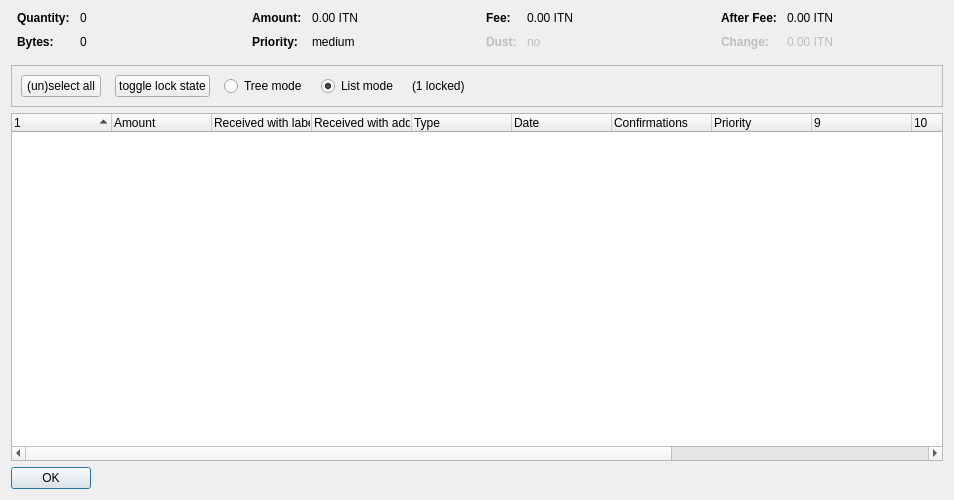
<?xml version="1.0" encoding="UTF-8"?>
<ui version="4.0">
 <class>CoinControlDialog</class>
 <widget class="QDialog" name="CoinControlDialog">
  <property name="geometry">
   <rect>
    <x>0</x>
    <y>0</y>
    <width>954</width>
    <height>500</height>
   </rect>
  </property>
  <property name="windowTitle">
   <string>Coin Selection</string>
  </property>
  <layout class="QVBoxLayout" name="verticalLayout">
   <item>
    <layout class="QHBoxLayout" name="horizontalLayoutTop" stretch="0,0,0,0">
     <property name="topMargin">
      <number>0</number>
     </property>
     <property name="bottomMargin">
      <number>10</number>
     </property>
     <item>
      <layout class="QFormLayout" name="formLayoutCoinControl1">
       <property name="horizontalSpacing">
        <number>10</number>
       </property>
       <property name="verticalSpacing">
        <number>10</number>
       </property>
       <property name="leftMargin">
        <number>6</number>
       </property>
       <property name="rightMargin">
        <number>6</number>
       </property>
       <item row="0" column="0">
        <widget class="QLabel" name="labelCoinControlQuantityText">
         <property name="font">
          <font>
           <weight>75</weight>
           <bold>true</bold>
          </font>
         </property>
         <property name="text">
          <string>Quantity:</string>
         </property>
        </widget>
       </item>
       <item row="0" column="1">
        <widget class="QLabel" name="labelCoinControlQuantity">
         <property name="cursor">
          <cursorShape>IBeamCursor</cursorShape>
         </property>
         <property name="contextMenuPolicy">
          <enum>Qt::ActionsContextMenu</enum>
         </property>
         <property name="text">
          <string notr="true">0</string>
         </property>
         <property name="textInteractionFlags">
          <set>Qt::LinksAccessibleByMouse|Qt::TextSelectableByKeyboard|Qt::TextSelectableByMouse</set>
         </property>
        </widget>
       </item>
       <item row="1" column="0">
        <widget class="QLabel" name="labelCoinControlBytesText">
         <property name="font">
          <font>
           <weight>75</weight>
           <bold>true</bold>
          </font>
         </property>
         <property name="text">
          <string>Bytes:</string>
         </property>
        </widget>
       </item>
       <item row="1" column="1">
        <widget class="QLabel" name="labelCoinControlBytes">
         <property name="cursor">
          <cursorShape>IBeamCursor</cursorShape>
         </property>
         <property name="contextMenuPolicy">
          <enum>Qt::ActionsContextMenu</enum>
         </property>
         <property name="text">
          <string notr="true">0</string>
         </property>
         <property name="textInteractionFlags">
          <set>Qt::LinksAccessibleByMouse|Qt::TextSelectableByKeyboard|Qt::TextSelectableByMouse</set>
         </property>
        </widget>
       </item>
      </layout>
     </item>
     <item>
      <layout class="QFormLayout" name="formLayoutCoinControl2">
       <property name="horizontalSpacing">
        <number>10</number>
       </property>
       <property name="verticalSpacing">
        <number>10</number>
       </property>
       <property name="leftMargin">
        <number>6</number>
       </property>
       <property name="rightMargin">
        <number>6</number>
       </property>
       <item row="0" column="0">
        <widget class="QLabel" name="labelCoinControlAmountText">
         <property name="font">
          <font>
           <weight>75</weight>
           <bold>true</bold>
          </font>
         </property>
         <property name="text">
          <string>Amount:</string>
         </property>
        </widget>
       </item>
       <item row="0" column="1">
        <widget class="QLabel" name="labelCoinControlAmount">
         <property name="cursor">
          <cursorShape>IBeamCursor</cursorShape>
         </property>
         <property name="contextMenuPolicy">
          <enum>Qt::ActionsContextMenu</enum>
         </property>
         <property name="text">
          <string notr="true">0.00 ITN</string>
         </property>
         <property name="textInteractionFlags">
          <set>Qt::LinksAccessibleByMouse|Qt::TextSelectableByKeyboard|Qt::TextSelectableByMouse</set>
         </property>
        </widget>
       </item>
       <item row="1" column="0">
        <widget class="QLabel" name="labelCoinControlPriorityText">
         <property name="font">
          <font>
           <weight>75</weight>
           <bold>true</bold>
          </font>
         </property>
         <property name="text">
          <string>Priority:</string>
         </property>
        </widget>
       </item>
       <item row="1" column="1">
        <widget class="QLabel" name="labelCoinControlPriority">
         <property name="cursor">
          <cursorShape>IBeamCursor</cursorShape>
         </property>
         <property name="contextMenuPolicy">
          <enum>Qt::ActionsContextMenu</enum>
         </property>
         <property name="text">
          <string>medium</string>
         </property>
         <property name="textInteractionFlags">
          <set>Qt::LinksAccessibleByMouse|Qt::TextSelectableByKeyboard|Qt::TextSelectableByMouse</set>
         </property>
        </widget>
       </item>
      </layout>
     </item>
     <item>
      <layout class="QFormLayout" name="formLayoutCoinControl3">
       <property name="horizontalSpacing">
        <number>10</number>
       </property>
       <property name="verticalSpacing">
        <number>10</number>
       </property>
       <property name="leftMargin">
        <number>6</number>
       </property>
       <property name="rightMargin">
        <number>6</number>
       </property>
       <item row="0" column="0">
        <widget class="QLabel" name="labelCoinControlFeeText">
         <property name="font">
          <font>
           <weight>75</weight>
           <bold>true</bold>
          </font>
         </property>
         <property name="text">
          <string>Fee:</string>
         </property>
        </widget>
       </item>
       <item row="0" column="1">
        <widget class="QLabel" name="labelCoinControlFee">
         <property name="cursor">
          <cursorShape>IBeamCursor</cursorShape>
         </property>
         <property name="contextMenuPolicy">
          <enum>Qt::ActionsContextMenu</enum>
         </property>
         <property name="text">
          <string notr="true">0.00 ITN</string>
         </property>
         <property name="textInteractionFlags">
          <set>Qt::LinksAccessibleByMouse|Qt::TextSelectableByKeyboard|Qt::TextSelectableByMouse</set>
         </property>
        </widget>
       </item>
       <item row="1" column="0">
        <widget class="QLabel" name="labelCoinControlLowOutputText">
         <property name="enabled">
          <bool>false</bool>
         </property>
         <property name="font">
          <font>
           <weight>75</weight>
           <bold>true</bold>
          </font>
         </property>
         <property name="text">
          <string>Dust:</string>
         </property>
        </widget>
       </item>
       <item row="1" column="1">
        <widget class="QLabel" name="labelCoinControlLowOutput">
         <property name="enabled">
          <bool>false</bool>
         </property>
         <property name="cursor">
          <cursorShape>IBeamCursor</cursorShape>
         </property>
         <property name="contextMenuPolicy">
          <enum>Qt::ActionsContextMenu</enum>
         </property>
         <property name="text">
          <string>no</string>
         </property>
         <property name="textInteractionFlags">
          <set>Qt::LinksAccessibleByMouse|Qt::TextSelectableByKeyboard|Qt::TextSelectableByMouse</set>
         </property>
        </widget>
       </item>
      </layout>
     </item>
     <item>
      <layout class="QFormLayout" name="formLayoutCoinControl4">
       <property name="horizontalSpacing">
        <number>10</number>
       </property>
       <property name="verticalSpacing">
        <number>10</number>
       </property>
       <property name="leftMargin">
        <number>6</number>
       </property>
       <property name="rightMargin">
        <number>6</number>
       </property>
       <item row="0" column="0">
        <widget class="QLabel" name="labelCoinControlAfterFeeText">
         <property name="font">
          <font>
           <weight>75</weight>
           <bold>true</bold>
          </font>
         </property>
         <property name="text">
          <string>After Fee:</string>
         </property>
        </widget>
       </item>
       <item row="0" column="1">
        <widget class="QLabel" name="labelCoinControlAfterFee">
         <property name="cursor">
          <cursorShape>IBeamCursor</cursorShape>
         </property>
         <property name="contextMenuPolicy">
          <enum>Qt::ActionsContextMenu</enum>
         </property>
         <property name="text">
          <string notr="true">0.00 ITN</string>
         </property>
         <property name="textInteractionFlags">
          <set>Qt::LinksAccessibleByMouse|Qt::TextSelectableByKeyboard|Qt::TextSelectableByMouse</set>
         </property>
        </widget>
       </item>
       <item row="1" column="0">
        <widget class="QLabel" name="labelCoinControlChangeText">
         <property name="enabled">
          <bool>false</bool>
         </property>
         <property name="font">
          <font>
           <weight>75</weight>
           <bold>true</bold>
          </font>
         </property>
         <property name="text">
          <string>Change:</string>
         </property>
        </widget>
       </item>
       <item row="1" column="1">
        <widget class="QLabel" name="labelCoinControlChange">
         <property name="enabled">
          <bool>false</bool>
         </property>
         <property name="cursor">
          <cursorShape>IBeamCursor</cursorShape>
         </property>
         <property name="contextMenuPolicy">
          <enum>Qt::ActionsContextMenu</enum>
         </property>
         <property name="text">
          <string notr="true">0.00 ITN</string>
         </property>
         <property name="textInteractionFlags">
          <set>Qt::LinksAccessibleByMouse|Qt::TextSelectableByKeyboard|Qt::TextSelectableByMouse</set>
         </property>
        </widget>
       </item>
      </layout>
     </item>
    </layout>
   </item>
   <item>
    <widget class="QFrame" name="frame">
     <property name="minimumSize">
      <size>
       <width>0</width>
       <height>40</height>
      </size>
     </property>
     <property name="frameShape">
      <enum>QFrame::StyledPanel</enum>
     </property>
     <property name="frameShadow">
      <enum>QFrame::Sunken</enum>
     </property>
     <layout class="QHBoxLayout" name="horizontalLayout">
      <item>
       <layout class="QHBoxLayout" name="horizontalLayoutPanel" stretch="0,0,0,0,0,0">
        <property name="spacing">
         <number>14</number>
        </property>
        <item>
         <widget class="QPushButton" name="pushButtonSelectAll">
          <property name="sizePolicy">
           <sizepolicy hsizetype="Maximum" vsizetype="Fixed">
            <horstretch>0</horstretch>
            <verstretch>0</verstretch>
           </sizepolicy>
          </property>
          <property name="text">
           <string>(un)select all</string>
          </property>
          <property name="autoDefault">
           <bool>false</bool>
          </property>
         </widget>
        </item>
        <item>
         <widget class="QPushButton" name="pushButtonToggleLock">
          <property name="sizePolicy">
           <sizepolicy hsizetype="Maximum" vsizetype="Fixed">
            <horstretch>0</horstretch>
            <verstretch>0</verstretch>
           </sizepolicy>
          </property>
          <property name="text">
           <string>toggle lock state</string>
          </property>
          <property name="autoDefault">
           <bool>false</bool>
          </property>
         </widget>
        </item>
        <item>
         <widget class="QRadioButton" name="radioTreeMode">
          <property name="sizePolicy">
           <sizepolicy hsizetype="Maximum" vsizetype="Fixed">
            <horstretch>0</horstretch>
            <verstretch>0</verstretch>
           </sizepolicy>
          </property>
          <property name="text">
           <string>Tree mode</string>
          </property>
         </widget>
        </item>
        <item>
         <widget class="QRadioButton" name="radioListMode">
          <property name="sizePolicy">
           <sizepolicy hsizetype="Maximum" vsizetype="Fixed">
            <horstretch>0</horstretch>
            <verstretch>0</verstretch>
           </sizepolicy>
          </property>
          <property name="text">
           <string>List mode</string>
          </property>
          <property name="checked">
           <bool>true</bool>
          </property>
         </widget>
        </item>
        <item>
         <widget class="QLabel" name="labelLocked">
          <property name="text">
           <string>(1 locked)</string>
          </property>
         </widget>
        </item>
        <item>
         <spacer name="horizontalSpacer">
          <property name="orientation">
           <enum>Qt::Horizontal</enum>
          </property>
          <property name="sizeHint" stdset="0">
           <size>
            <width>40</width>
            <height>20</height>
           </size>
          </property>
         </spacer>
        </item>
       </layout>
      </item>
     </layout>
    </widget>
   </item>
   <item>
    <widget class="CoinControlTreeWidget" name="treeWidget">
     <property name="contextMenuPolicy">
      <enum>Qt::CustomContextMenu</enum>
     </property>
     <property name="sortingEnabled">
      <bool>false</bool>
     </property>
     <property name="columnCount">
      <number>13</number>
     </property>
     <attribute name="headerShowSortIndicator" stdset="0">
      <bool>true</bool>
     </attribute>
     <attribute name="headerStretchLastSection">
      <bool>false</bool>
     </attribute>
     <column>
      <property name="text">
       <string/>
      </property>
     </column>
     <column>
      <property name="text">
       <string>Amount</string>
      </property>
     </column>
     <column>
      <property name="text">
       <string>Received with label</string>
      </property>
     </column>
     <column>
      <property name="text">
       <string>Received with address</string>
      </property>
     </column>
     <column>
      <property name="text">
       <string>Type</string>
      </property>
     </column>
     <column>
      <property name="text">
       <string>Date</string>
      </property>
     </column>
     <column>
      <property name="text">
       <string>Confirmations</string>
      </property>
      <property name="toolTip">
       <string>Confirmed</string>
      </property>
     </column>
     <column>
      <property name="text">
       <string>Priority</string>
      </property>
     </column>
     <column>
      <property name="text">
       <string/>
      </property>
     </column>
     <column>
      <property name="text">
       <string/>
      </property>
     </column>
     <column>
      <property name="text">
       <string/>
      </property>
     </column>
     <column>
      <property name="text">
       <string/>
      </property>
     </column>
     <column>
      <property name="text">
       <string/>
      </property>
     </column>
    </widget>
   </item>
   <item>
    <widget class="QDialogButtonBox" name="buttonBox">
     <property name="sizePolicy">
      <sizepolicy hsizetype="Maximum" vsizetype="Fixed">
       <horstretch>0</horstretch>
       <verstretch>0</verstretch>
      </sizepolicy>
     </property>
     <property name="orientation">
      <enum>Qt::Horizontal</enum>
     </property>
     <property name="standardButtons">
      <set>QDialogButtonBox::Ok</set>
     </property>
    </widget>
   </item>
  </layout>
 </widget>
 <customwidgets>
  <customwidget>
   <class>CoinControlTreeWidget</class>
   <extends>QTreeWidget</extends>
   <header>coincontroltreewidget.h</header>
  </customwidget>
 </customwidgets>
 <resources/>
 <connections/>
</ui>
